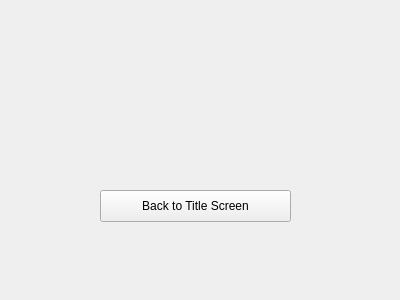
<?xml version="1.0" encoding="UTF-8"?>
<ui version="4.0">
 <class>EndGame</class>
 <widget class="QWidget" name="EndGame">
  <property name="geometry">
   <rect>
    <x>0</x>
    <y>0</y>
    <width>400</width>
    <height>300</height>
   </rect>
  </property>
  <property name="windowTitle">
   <string>Form</string>
  </property>
  <widget class="QLabel" name="label">
   <property name="geometry">
    <rect>
     <x>60</x>
     <y>100</y>
     <width>271</width>
     <height>81</height>
    </rect>
   </property>
   <property name="text">
    <string/>
   </property>
   <property name="pixmap">
    <pixmap resource="resources.qrc">:/images/cooltext212993929389269.gif</pixmap>
   </property>
   <property name="scaledContents">
    <bool>true</bool>
   </property>
  </widget>
  <widget class="QPushButton" name="PBbackToTitle">
   <property name="geometry">
    <rect>
     <x>100</x>
     <y>190</y>
     <width>191</width>
     <height>32</height>
    </rect>
   </property>
   <property name="text">
    <string>Back to Title Screen</string>
   </property>
  </widget>
 </widget>
 <resources>
  <include location="resources.qrc"/>
 </resources>
 <connections/>
</ui>
